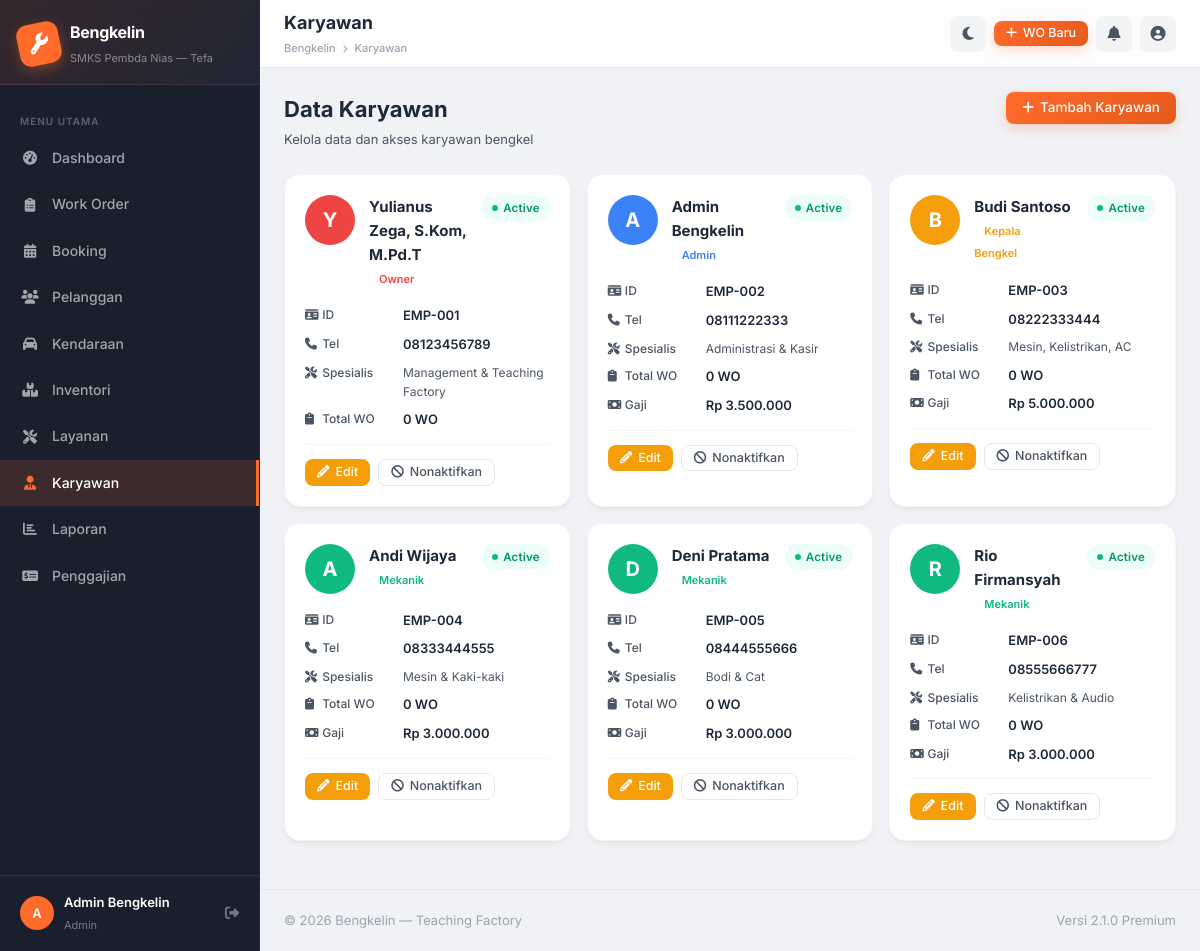
/pages/employees/index.php (signed in), run on the app's committed database.
### tables this page shows
CREATE TABLE `employees` (
  `id` int(11) NOT NULL AUTO_INCREMENT,
  `user_id` int(11) DEFAULT NULL,
  `employee_id` varchar(20) NOT NULL,
  `name` varchar(100) NOT NULL,
  `phone` varchar(20) DEFAULT NULL,
  `address` text DEFAULT NULL,
  `position` enum('owner','admin','kabeng','mekanik') NOT NULL,
  `specialization` text DEFAULT NULL,
  `join_date` date DEFAULT NULL,
  `salary` decimal(12,2) DEFAULT 0.00,
  `commission_rate` decimal(5,2) DEFAULT 0.00,
  `status` enum('active','inactive') DEFAULT 'active',
  `created_at` timestamp NOT NULL DEFAULT CURRENT_TIMESTAMP,
  PRIMARY KEY (`id`),
  UNIQUE KEY `employee_id` (`employee_id`),
  FOREIGN KEY (`user_id`) REFERENCES `users`(`id`) ON DELETE SET NULL
);

### includes/auth.php (called while the page is built, shortened)
<?php
function currentUser(): ?array {
    return $_SESSION['user'] ?? null;
}
function formatRupiah(float $amount): string {
    return 'Rp ' . number_format($amount, 0, ',', '.');
}

### pages/employees/index.php (the view, shortened to what this page needs)
<?php
require_once __DIR__ . '/../../includes/auth.php';
$title      = 'Karyawan';
$activePage = 'employees';
$db         = getDB();
$employees = $db->query("
    SELECT e.*, u.email, u.last_login,
           (SELECT COUNT(*) FROM work_orders wo WHERE wo.mechanic_id = e.id) AS total_wo
    FROM employees e
    LEFT JOIN users u ON e.user_id = u.id
    ORDER BY e.position, e.name
")->fetchAll();
include __DIR__ . '/../../includes/header.php';
?>
<div class="page-header">
  <div class="page-header-left">
    <h1>Data Karyawan</h1>
    <p>Kelola data dan akses karyawan bengkel</p>
  </div>
  <div class="page-header-right">
    <button class="btn btn-primary" onclick="App.openModal('modal-add-emp')"><i class="fas fa-plus"></i> Tambah Karyawan</button>
  </div>
</div>
<div style="display:grid;grid-template-columns:repeat(auto-fill,minmax(280px,1fr));gap:16px;margin-bottom:24px">
  <?php
  $posColors = ['owner'=>'var(--danger)','admin'=>'var(--info)','kabeng'=>'var(--warning)','mekanik'=>'var(--success)'];
  $posLabels = ['owner'=>'Owner','admin'=>'Admin','kabeng'=>'Kepala Bengkel','mekanik'=>'Mekanik'];
  foreach ($employees as $emp):
    $col = $posColors[$emp['position']] ?? 'var(--primary)';
  ?>
  <div class="card" style="transition:transform .2s" onmouseover="this.style.transform='translateY(-2px)'" onmouseout="this.style.transform=''">
    <div class="card-body">
      <div style="display:flex;gap:14px;align-items:flex-start;margin-bottom:16px">
        <div style="width:50px;height:50px;border-radius:50%;background:<?= $col ?>;display:flex;align-items:center;justify-content:center;color:#fff;font-size:20px;font-weight:700;flex-shrink:0">
          <?= strtoupper(substr($emp['name'],0,1)) ?>
        </div>
        <div style="flex:1">
          <div style="font-weight:700;font-size:15px"><?= htmlspecialchars($emp['name']) ?></div>
          <span style="font-size:11px;font-weight:600;padding:2px 10px;border-radius:12px;background:<?= $col ?>22;color:<?= $col ?>"><?= $posLabels[$emp['position']] ?? $emp['position'] ?></span>
        </div>
        <span class="badge badge-<?= $emp['status'] ?>"><?= ucfirst($emp['status']) ?></span>
      </div>
      <div class="info-row" style="gap:8px">
        <div class="info-item"><span class="info-label" style="min-width:90px"><i class="fas fa-id-card" style="width:14px"></i> ID</span><span class="info-value" style="font-size:13px"><?= $emp['employee_id'] ?></span></div>
        <div class="info-item"><span class="info-label" style="min-width:90px"><i class="fas fa-phone" style="width:14px"></i> Tel</span><span class="info-value" style="font-size:13px"><?= $emp['phone'] ?: '—' ?></span></div>
        <?php if ($emp['specialization']): ?>
        <div class="info-item"><span class="info-label" style="min-width:90px"><i class="fas fa-tools" style="width:14px"></i> Spesialis</span><span style="font-size:12px;color:var(--text-secondary)"><?= htmlspecialchars($emp['specialization']) ?></span></div>
        <?php endif; ?>
        <div class="info-item"><span class="info-label" style="min-width:90px"><i class="fas fa-clipboard" style="width:14px"></i> Total WO</span><span class="info-value"><?= $emp['total_wo'] ?> WO</span></div>
        <?php if ($emp['salary'] > 0): ?>
        <div class="info-item"><span class="info-label" style="min-width:90px"><i class="fas fa-money-bill" style="width:14px"></i> Gaji</span><span class="info-value" style="font-size:13px"><?= formatRupiah((float)$emp['salary']) ?></span></div>
        <?php endif; ?>
      </div>
      <div style="margin-top:14px;padding-top:14px;border-top:1px solid var(--border-light);display:flex;gap:8px">
        <button class="btn btn-warning btn-sm" onclick="editEmployee(<?= htmlspecialchars(json_encode($emp)) ?>)"><i class="fas fa-pencil-alt"></i> Edit</button>
        <?php if ($emp['status']==='active'): ?>
        <button class="btn btn-outline btn-sm" onclick="toggleStatus(<?= $emp['id'] ?>, 'inactive')"><i class="fas fa-ban"></i> Nonaktifkan</button>
        <?php else: ?>
        <button class="btn btn-success btn-sm" onclick="toggleStatus(<?= $emp['id'] ?>, 'active')"><i class="fas fa-check"></i> Aktifkan</button>
        <?php endif; ?>
      </div>
    </div>
  </div>
  <?php endforeach; ?>
</div>
<?php include __DIR__ . '/../../includes/footer.php'; ?>

### includes/header.php (shortened to what this page needs)
<?php
$user = currentUser();
$navItems = [
    'dashboard'    => ['icon' => 'fa-tachometer-alt', 'label' => 'Dashboard',      'href' => BASE_URL . '/dashboard.php',                  'roles' => ['owner','admin','kabeng','mekanik']],
    'work-orders'  => ['icon' => 'fa-clipboard-list', 'label' => 'Work Order',     'href' => BASE_URL . '/pages/work-orders/index.php',    'roles' => ['owner','admin','kabeng','mekanik']],
    'bookings'     => ['icon' => 'fa-calendar-alt',   'label' => 'Booking',        'href' => BASE_URL . '/pages/bookings/index.php',       'roles' => ['owner','admin','kabeng']],
    'customers'    => ['icon' => 'fa-users',           'label' => 'Pelanggan',      'href' => BASE_URL . '/pages/customers/index.php',      'roles' => ['owner','admin','kabeng']],
    'vehicles'     => ['icon' => 'fa-car',             'label' => 'Kendaraan',      'href' => BASE_URL . '/pages/vehicles/index.php',       'roles' => ['owner','admin','kabeng']],
    'inventory'    => ['icon' => 'fa-boxes',           'label' => 'Inventori',      'href' => BASE_URL . '/pages/inventory/index.php',      'roles' => ['owner','admin','kabeng']],
    'services'     => ['icon' => 'fa-tools',           'label' => 'Layanan',        'href' => BASE_URL . '/pages/services/index.php',       'roles' => ['owner','admin','kabeng']],
    'employees'    => ['icon' => 'fa-user-tie',        'label' => 'Karyawan',       'href' => BASE_URL . '/pages/employees/index.php',      'roles' => ['owner','admin']],
    'reports'      => ['icon' => 'fa-chart-bar',       'label' => 'Laporan',        'href' => BASE_URL . '/pages/reports/index.php',        'roles' => ['owner','admin']],
    'payroll'      => ['icon' => 'fa-money-check-alt',  'label' => 'Penggajian',     'href' => BASE_URL . '/pages/payroll/index.php',         'roles' => ['owner','admin']],
    'settings'     => ['icon' => 'fa-cog',             'label' => 'Pengaturan',     'href' => BASE_URL . '/pages/settings/index.php',       'roles' => ['owner']],
];
?>
<!DOCTYPE html>
<html lang="id">
<head>
  <link rel="stylesheet" href="https://cdnjs.cloudflare.com/ajax/libs/font-awesome/6.5.0/css/all.min.css">
  <link rel="stylesheet" href="<?= BASE_URL ?>/assets/css/style.css?v=2.0">
</head>
<body>
<div class="app-wrapper">
  <aside class="sidebar" id="app-sidebar">
    <a href="<?= BASE_URL ?>/dashboard.php" class="sidebar-brand">
      <div class="sidebar-brand-icon"><i class="fas fa-wrench"></i></div>
      <div class="sidebar-brand-text">
        <strong>Bengkelin</strong>
        <span>SMKS Pembda Nias — Tefa</span>
      </div>
    </a>
    <nav class="sidebar-nav">
      <div class="nav-section-title">Menu Utama</div>
      <?php foreach ($navItems as $key => $item):
          if (!in_array($user['role'], $item['roles'])) continue;
          $isActive = ($activePage ?? '') === $key ? 'active' : '';
      ?>
      <div class="nav-item">
        <a href="<?= $item['href'] ?>" class="nav-link <?= $isActive ?>">
          <i class="fas <?= $item['icon'] ?> nav-icon"></i>
          <?= $item['label'] ?>
        </a>
      </div>
      <?php endforeach; ?>
    </nav>
    <div class="sidebar-footer">
      <div class="sidebar-user">
        <div class="sidebar-avatar"><?= strtoupper(substr($user['name'], 0, 1)) ?></div>
        <div class="sidebar-user-info">
          <strong><?= htmlspecialchars($user['name']) ?></strong>
          <span><?= ucfirst($user['role']) ?></span>
        </div>
        <a href="<?= BASE_URL ?>/logout.php" style="margin-left:auto;color:rgba(255,255,255,.4);text-decoration:none;" title="Logout">
          <i class="fas fa-sign-out-alt"></i>
        </a>
      </div>
    </div>
  </aside>
  <div class="main-wrapper">
    <header class="topbar">
      <div class="topbar-title">
        <?= htmlspecialchars($pageTitle ?? $title ?? '') ?>
        <div style="font-size: 11px; color: var(--text-muted); font-weight: 500; margin-top: 2px;">
          Bengkelin <i class="fas fa-chevron-right" style="font-size: 8px; margin: 0 4px;"></i> <?= htmlspecialchars($title ?? '') ?>
        </div>
      </div>
      <div class="topbar-actions">
        <button class="topbar-btn" id="dark-mode-toggle" title="Toggle Dark Mode">
        </button>
        <a href="<?= BASE_URL ?>/pages/work-orders/create.php" class="btn btn-primary btn-sm" title="Buat Work Order">
          <i class="fas fa-plus"></i> WO Baru
        </a>
        <div class="dropdown">
          <div class="topbar-btn" onclick="App.toggleDropdown('notif-dropdown')" title="Notifikasi">
            <i class="fas fa-bell"></i>
          </div>
        </div>
        <div class="dropdown">
          <div class="topbar-btn" onclick="App.toggleDropdown('topbar-dropdown')" title="Akun">
            <i class="fas fa-user-circle"></i>
          </div>
        </div>
      </div>
    </header>
    <main class="page-content">

### data on the page
employees: name "A", name "Admin Bengkelin", position "Admin", status "Active", employee "EMP-002", phone "08111222333", specialization "Administrasi & Kasir", total_wo "0", salary "Rp 3.500.000"
employees: name "Y", name "Yulianus Zega, S.Kom, M.Pd.T", position "Owner", status "Active", employee "EMP-001", phone "08123456789", specialization "Management & Teaching Factory", total_wo "0"
employees: name "B", name "Budi Santoso", position "Kepala Bengkel", status "Active", employee "EMP-003", phone "08222333444", specialization "Mesin, Kelistrikan, AC", total_wo "0", salary "Rp 5.000.000"
employees: name "A", name "Andi Wijaya", position "Mekanik", status "Active", employee "EMP-004", phone "08333444555", specialization "Mesin & Kaki-kaki", total_wo "0", salary "Rp 3.000.000"
employees: name "D", name "Deni Pratama", position "Mekanik", status "Active", employee "EMP-005", phone "08444555666", specialization "Bodi & Cat", total_wo "0", salary "Rp 3.000.000"
employees: name "R", name "Rio Firmansyah", position "Mekanik", status "Active", employee "EMP-006", phone "08555666777", specialization "Kelistrikan & Audio", total_wo "0", salary "Rp 3.000.000"

### other printed values
$item['label'] "Dashboard"
$item['label'] "Work Order"
$item['label'] "Booking"
$item['label'] "Pelanggan"
$item['label'] "Kendaraan"
$item['label'] "Inventori"
$item['label'] "Layanan"
$item['label'] "Karyawan"
$item['label'] "Laporan"
$item['label'] "Penggajian"
$pageTitle "Karyawan"
$title "Karyawan"
